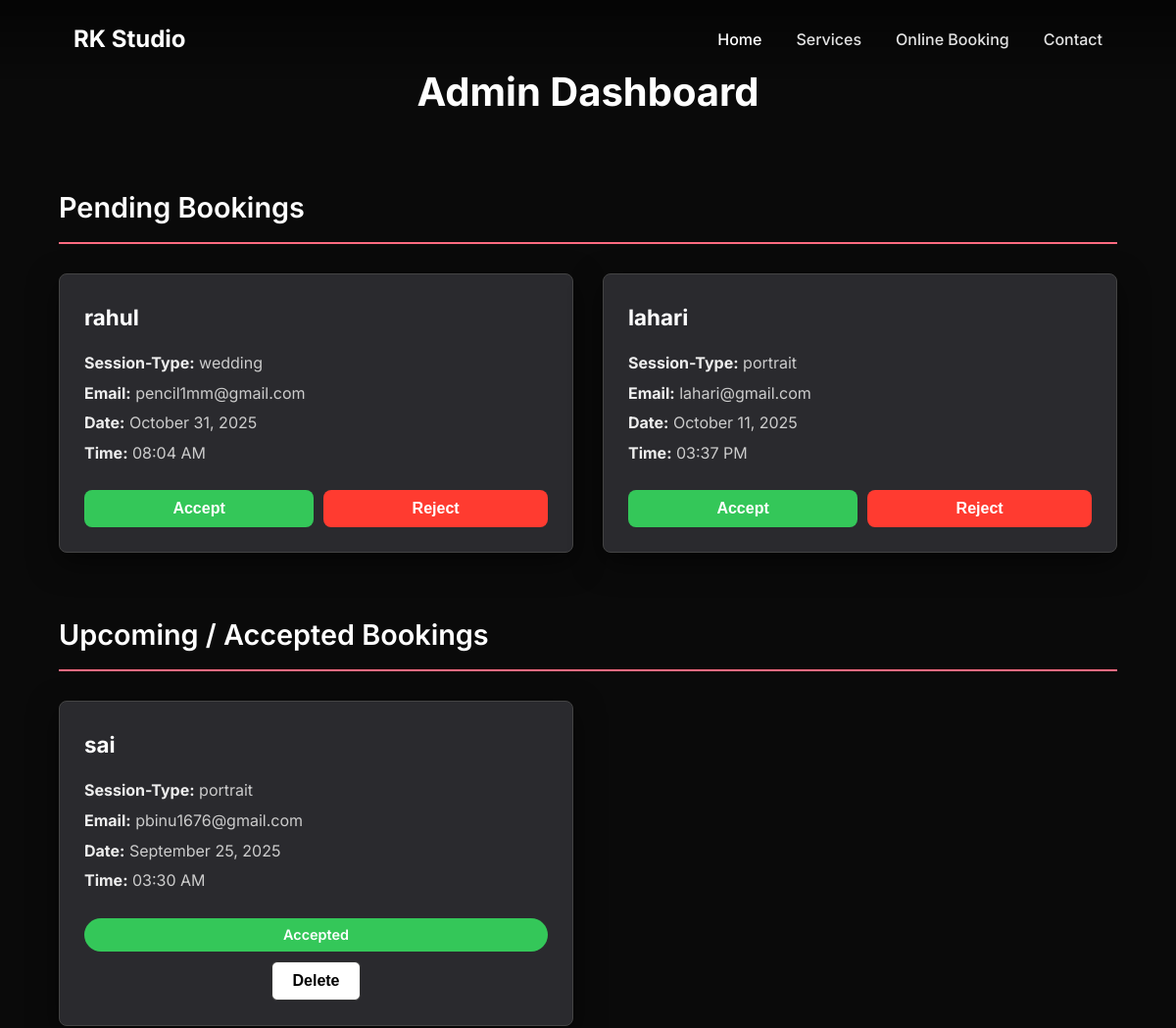
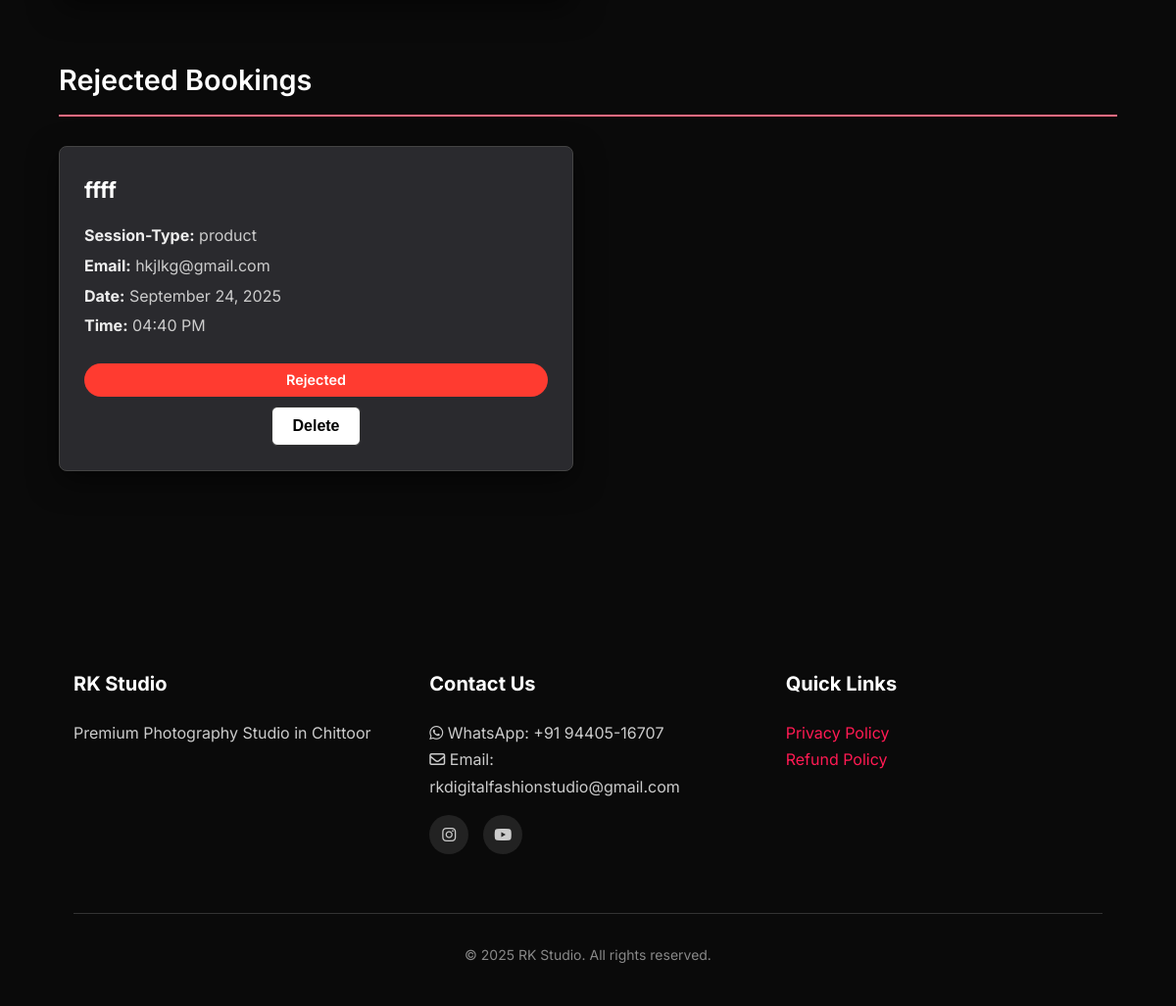
/dashboard_home/ (signed in), run on the app's committed database (2 pictures, top to bottom).
### booking/models.py (models this page shows, shortened)
class Booking(models.Model):
    SESSION_CHOICES = [
        ('jewelry', 'Jewelry Photography'),
        ('portrait', 'Portrait Photography'),
        ('wedding', 'Wedding Photography'),
        ('birthday', 'Birthday Photography'),
        ('pre_wedding','Pre-Wedding Shoots'),
        ('clothing_fashion','Clothing & Fashion Photography'),
        ('automobile','Auto-Mobile Photography'),
        ('business_professional','Business & Professional'),
    ]
    session_type = models.CharField(max_length=30, choices=SESSION_CHOICES)
    date         = models.DateField()
    time         = models.TimeField()
    name         = models.CharField(max_length=100)
    email        = models.EmailField()
    phone        = models.CharField(max_length=20, blank=True)
    submitted_at = models.DateTimeField(default=timezone.now)
    status = models.CharField(max_length=10, default="Pending")

### Dashboard/views.py (the view, shortened to what this page needs)
# urls.py: path('dashboard_home/',views.dashboard_home,name="dashboard_home"),
def dashboard_home(request):
    if not request.session.get("dashboard_auth"):
        return redirect("dashboard_login")
    bookings = Booking.objects.all().order_by('-submitted_at')
    return render(request, "dashboard.html", {"bookings": bookings})

### templates/dashboard.html (shortened to what this page needs)
{% extends 'base.html' %}
{% block content %}
<main>
    <div class="dashboard-container container">
        <h1 class="dashboard-title">Admin Dashboard</h1>
        <section id="pending-bookings">
            <h2 class="booking-section-title">Pending Bookings</h2>
            <div class="bookings-grid">
                {% for booking in bookings %}
                    {% if booking.status == 'Pending' %}
                    <div class="booking-card">
                        <div class="booking-details">
                            <h3>{{ booking.name }}</h3>
                            <p><strong>Session-Type:</strong> {{ booking.session_type }}</p>
                            <p><strong>Email:</strong> {{ booking.email }}</p>
                            <p><strong>Date:</strong> {{ booking.date|date:"F d, Y" }}</p>
                            <p><strong>Time:</strong> {{ booking.time|time:"h:i A" }}</p>
                        </div>
                        <div class="booking-actions">
                            <form method="POST" action="">
                                <button type="submit" name="action" value="accept" class="action-btn btn-accept">Accept</button>
                                <button type="submit" name="action" value="reject" class="action-btn btn-reject">Reject</button>
                            </form>
                        </div>
                    </div>
                    {% endif %}
                {% empty %}
                    <p class="no-bookings-message">No pending bookings at the moment.</p>
                {% endfor %}
            </div>
        </section>
        <section id="accepted-bookings">
            <h2 class="booking-section-title">Upcoming / Accepted Bookings</h2>
            <div class="bookings-grid">
                {% for booking in bookings %}
                    {% if booking.status == 'Accepted' %}
                    <div class="booking-card">
                        <div class="booking-details">
                            <h3>{{ booking.name }}</h3>
                            <p><strong>Session-Type:</strong> {{ booking.session_type }}</p>
                            <p><strong>Email:</strong> {{ booking.email }}</p>
                            <p><strong>Date:</strong> {{ booking.date|date:"F d, Y" }}</p>
                            <p><strong>Time:</strong> {{ booking.time|time:"h:i A" }}</p>
                        </div>
                        <div class="status-badge status-accepted">Accepted</div>
                        <form method="POST" style="display:inline;">
                        <button type="submit" name="action" value="delete" class="action-btn btn-delete">Delete</button>
                    </form>
                    </div>
                    {% endif %}
                {% empty %}
                    <p class="no-bookings-message">No upcoming bookings.</p>
                {% endfor %}
            </div>
        </section>
        <section id="rejected-bookings">
            <h2 class="booking-section-title">Rejected Bookings</h2>
            <div class="bookings-grid">
                {% for booking in bookings %}
                    {% if booking.status == 'Rejected' %}
                    <div class="booking-card">
                        <div class="booking-details">
                            <h3>{{ booking.name }}</h3>
                            <p><strong>Session-Type:</strong> {{ booking.session_type }}</p>
                            <p><strong>Email:</strong> {{ booking.email }}</p>
                            <p><strong>Date:</strong> {{ booking.date|date:"F d, Y" }}</p>
                            <p><strong>Time:</strong> {{ booking.time|time:"h:i A" }}</p>
                        </div>
                        <div class="status-badge status-rejected">Rejected</div>
                        <form method="POST" style="display:inline;">
                        <button type="submit" name="action" value="delete" class="action-btn btn-delete">Delete</button>
                    </form>
                    </div>
                    {% endif %}
                {% empty %}
                    <p class="no-bookings-message">No rejected bookings found.</p>
                {% endfor %}
            </div>
        </section>
    </div>
</main>
{% endblock %}

### templates/base.html (shortened to what this page needs)
<!DOCTYPE html>
<html lang="en">
<head>
    <link rel="stylesheet" href="https://cdnjs.cloudflare.com/ajax/libs/font-awesome/6.4.0/css/all.min.css">
</head>
<body>
    <header id="header">
        <div class="container">
            <h1 class="logo">RK Studio</h1>
            <nav class="main-nav">
                <ul class="nav-links">
                    <li><a href="/" class="active">Home</a></li>
                    <li>
                        <a href="#services">Services</a>
                    </li>
                    <li><a href="/booking/">Online Booking</a></li>
                    <li><a href="/contact/">Contact</a></li>
                </ul>
            </nav>
        </div>
    </header>
    {% block content %}{% endblock %}
    <footer id="footer">
        <div class="container">
            <div class="footer-grid">
                 <div class="footer-info">
                     <h3>RK Studio</h3>
                     <p>Premium Photography Studio in Chittoor</p>
                 </div>
                 <div class="footer-contact">
                     <h4>Contact Us</h4>
                     <p><i class="fab fa-whatsapp"></i> WhatsApp: +91 94405-16707</p>
                     <p><i class="far fa-envelope"></i> Email: rkdigitalfashionstudio@gmail.com</p>
                     <div class="ic">
                     <div class="social-icons">
                         <a href="https://www.instagram.com/rk_fashion_studio2/" aria-label="Instagram"><i class="fab fa-instagram"></i></a>
                     </div>
                     <div class="social-icons">
                         <a href="https://www.youtube.com/@rkfashionstudioctr905" aria-label="Youtube"><i class="fab fa-youtube"></i></a>
                     </div>
                    </div>
                 </div>
                 <div class="footer-links">
                     <h4>Quick Links</h4>
                     <ul>
                         <li><a href="/Privacy/" style="color:#ff1a53;">Privacy Policy</a></li>
                         <li><a href="/Refund/" style="color:#ff1a53;">Refund Policy</a></li>
                     </ul>
                 </div>
            </div>
            <div class="copyright">
                <p>&copy; 2025 RK Studio. All rights reserved.</p>
            </div>
        </div>
    </footer>
</body>
</html>

### templates/base.html (style rules this page uses)
:root { --primary-color: #ffffff; --secondary-color: #e3e3e3; --background-dark: #0a0a0a; --background-light: #121212; --text-color: #cccccc; --accent-color: #ff6b81; --font-primary: 'Inter', sans-serif; --transition: all 0.4s cubic-bezier(0.25, 0.8, 0.25, 1); --shadow: 0 10px 30px rgba(0, 0, 0, 0.5); --border-radius: 8px; }
* { margin: 0; padding: 0; box-sizing: border-box; }
html { scroll-behavior: smooth; }
body { font-family: var(--font-primary); color: var(--text-color); background-color: var(--background-dark); line-height: 1.7; overflow-x: hidden; }
a { text-decoration: none; color: inherit; }
ul { list-style: none; }
.container { width: 90%; max-width: 1200px; margin: 0 auto; padding: 0 15px; }
.ic { display:flex; gap:15px; }
#header { position: fixed; top: 0; left: 0; width: 100%; z-index: 1000; padding: 20px 0; transition: var(--transition); background: linear-gradient(to bottom, rgba(0,0,0,0.5), transparent); }
#header .container { display: flex; justify-content: space-between; align-items: center; }
.logo { font-size: 24px; font-weight: 700; color: var(--primary-color); }
.nav-links { display: flex; gap: 35px; }
nav ul li { position: relative; display: inline-block; }
.nav-links a { font-size: 16px; font-weight: 500; color: var(--secondary-color); transition: var(--transition); }
.nav-links a:hover, .nav-links a.active { color: var(--primary-color); }
#footer { padding: 80px 0 40px; background-color: var(--background-dark); position: relative; z-index: 5; }
.footer-grid { display: grid; grid-template-columns: repeat(auto-fit, minmax(250px, 1fr)); gap: 40px; margin-bottom: 60px; }
.footer-grid h3, .footer-grid h4 { font-size: 20px; margin-bottom: 20px; color: var(--primary-color); }
.social-icons { display: flex; gap: 15px; margin-top: 15px; }
.social-icons a { display: flex; align-items: center; justify-content: center; width: 40px; height: 40px; background-color: #222; border-radius: 50%; transition: var(--transition); }
.copyright { text-align: center; padding-top: 30px; border-top: 1px solid #333; color: #888; font-size: 14px; }

### templates/dashboard.html (style rules this page uses)
.dashboard-container { padding: 60px 0; color: var(--primary-color, #fff); }
.dashboard-title { text-align: center; margin-bottom: 60px; font-size: 2.5rem; font-weight: 700; }
.booking-section-title { font-size: 1.8rem; font-weight: 600; margin-bottom: 30px; padding-bottom: 10px; border-bottom: 2px solid var(--accent-color, #007aff); }
.bookings-grid { display: grid; grid-template-columns: repeat(auto-fill, minmax(350px, 1fr)); gap: 30px; margin-bottom: 60px; }
.booking-card { background-color: #2a2a2e; border: 1px solid #444; padding: 25px; border-radius: var(--border-radius, 12px); box-shadow: var(--shadow, 0 4px 20px rgba(0, 0, 0, 0.1)); display: flex; flex-direction: column; justify-content: space-between; }
.booking-card h3 { font-size: 1.4rem; margin-top: 0; margin-bottom: 15px; color: var(--primary-color, #fff); }
.booking-card p { margin: 5px 0; color: #ccc; line-height: 1.6; }
.booking-card p strong { color: #eee; }
.booking-actions { margin-top: 20px; }
.booking-actions form { display: flex; gap: 10px; }
.action-btn { flex-grow: 1; padding: 10px; border: none; border-radius: 8px; cursor: pointer; font-size: 1rem; font-weight: 600; transition: all 0.2s ease; }
.btn-accept { background-color: #34c759; color: white; }
.btn-reject { background-color: #ff3b30; color: white; }
.btn-delete { display: block; margin: 10px auto 0 auto; padding: 10px 20px; background-color: #ffffff; color: #000000; border: 1px solid #333; border-radius: 6px; cursor: pointer; font-weight: 600; transition: background-color 0.2s ease, color 0.2s ease; }
.status-badge { padding: 5px 12px; border-radius: 20px; font-weight: 600; font-size: 0.9rem; color: white; margin-top: 20px; text-align: center; }
.status-accepted { background-color: #34c759; }
.status-rejected { background-color: #ff3b30; }

### data on the page
Booking: name "rahul", session_type "wedding", email "pencil1mm@gmail.com", date "October 31, 2025", time "08:04 AM"
Booking: name "lahari", session_type "portrait", email "lahari@gmail.com", date "October 11, 2025", time "03:37 PM"
Booking: name "sai", session_type "portrait", email "pbinu1676@gmail.com", date "September 25, 2025", time "03:30 AM"
Booking: name "ffff", session_type "product", email "hkjlkg@gmail.com", date "September 24, 2025", time "04:40 PM"
